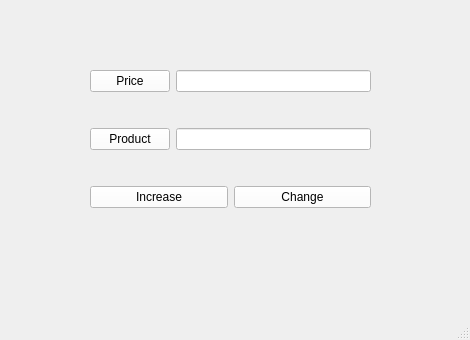
<?xml version="1.0" encoding="UTF-8"?>
<ui version="4.0">
 <class>MainWindow</class>
 <widget class="QMainWindow" name="MainWindow">
  <property name="geometry">
   <rect>
    <x>0</x>
    <y>0</y>
    <width>470</width>
    <height>340</height>
   </rect>
  </property>
  <property name="windowTitle">
   <string>MainWindow</string>
  </property>
  <property name="styleSheet">
   <string notr="true">background-color: &quot;#ffe7ef&quot;</string>
  </property>
  <widget class="QWidget" name="centralwidget">
   <widget class="QWidget" name="gridLayoutWidget">
    <property name="geometry">
     <rect>
      <x>90</x>
      <y>40</y>
      <width>281</width>
      <height>201</height>
     </rect>
    </property>
    <layout class="QGridLayout" name="gridLayout">
     <item row="1" column="0">
      <layout class="QHBoxLayout" name="horizontalLayout_2">
       <item>
        <widget class="QPushButton" name="product_button">
         <property name="styleSheet">
          <string notr="true">background-color: #ffffff</string>
         </property>
         <property name="text">
          <string>Product</string>
         </property>
        </widget>
       </item>
       <item>
        <widget class="QLineEdit" name="product_field">
         <property name="styleSheet">
          <string notr="true">background-color: #ffffff</string>
         </property>
        </widget>
       </item>
      </layout>
     </item>
     <item row="2" column="0">
      <layout class="QHBoxLayout" name="horizontalLayout">
       <item>
        <widget class="QPushButton" name="increase_button">
         <property name="styleSheet">
          <string notr="true">background-color: #ffffff</string>
         </property>
         <property name="text">
          <string>Increase</string>
         </property>
        </widget>
       </item>
       <item>
        <widget class="QPushButton" name="change_button">
         <property name="styleSheet">
          <string notr="true">background-color: #ffffff</string>
         </property>
         <property name="text">
          <string>Change</string>
         </property>
        </widget>
       </item>
      </layout>
     </item>
     <item row="0" column="0">
      <layout class="QHBoxLayout" name="horizontalLayout_3">
       <item>
        <widget class="QPushButton" name="price_button">
         <property name="styleSheet">
          <string notr="true">background-color: #ffffff</string>
         </property>
         <property name="text">
          <string>Price</string>
         </property>
        </widget>
       </item>
       <item>
        <widget class="QLineEdit" name="price_field">
         <property name="styleSheet">
          <string notr="true">background-color: #ffffff</string>
         </property>
        </widget>
       </item>
      </layout>
     </item>
    </layout>
   </widget>
  </widget>
  <widget class="QMenuBar" name="menubar">
   <property name="geometry">
    <rect>
     <x>0</x>
     <y>0</y>
     <width>470</width>
     <height>22</height>
    </rect>
   </property>
  </widget>
  <widget class="QStatusBar" name="statusbar"/>
 </widget>
 <resources/>
 <connections/>
</ui>
